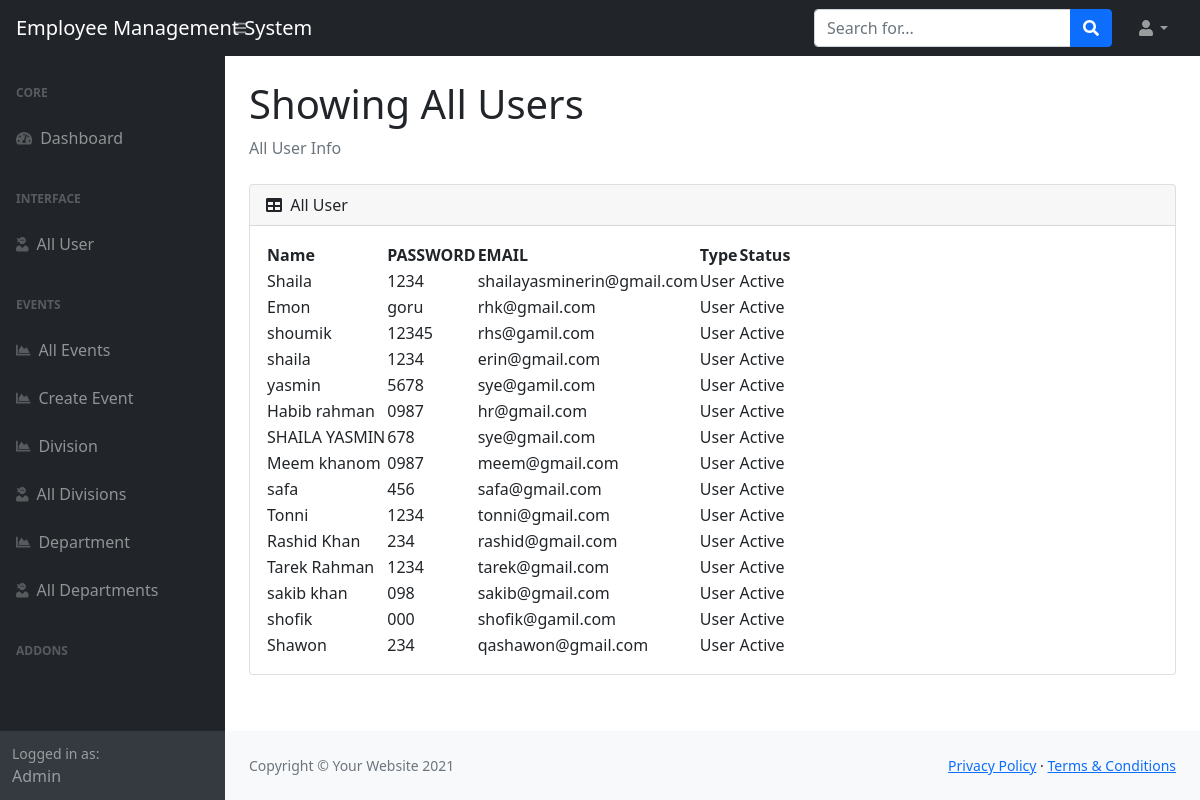
/allUser.php, run on the app's committed database.
### tables this page shows
CREATE TABLE `report` (
  `ID` int(200) NOT NULL,
  `NAME` varchar(200) NOT NULL,
  `PASSWORD` varchar(200) NOT NULL,
  `EMAIL` varchar(200) NOT NULL,
  `STATUS` int(100) NOT NULL
);

### allUser.php (the view, shortened to what this page needs)
<!DOCTYPE html>
<html lang="en">
    <head>
        <link href="https://cdn.jsdelivr.net/npm/simple-datatables@latest/dist/style.css" rel="stylesheet" />
        <link href="assets/css/styles.css" rel="stylesheet" />
    </head>
    <body class="sb-nav-fixed">
        <nav class="sb-topnav navbar navbar-expand navbar-dark bg-dark">
            <a class="navbar-brand ps-3" href="index.html">Employee Management System</a>
            <button class="btn btn-link btn-sm order-1 order-lg-0 me-4 me-lg-0" id="sidebarToggle" href="#!"><i class="fas fa-bars"></i></button>
            <form class="d-none d-md-inline-block form-inline ms-auto me-0 me-md-3 my-2 my-md-0">
                <div class="input-group">
                    <input class="form-control" type="text" placeholder="Search for..." aria-label="Search for..." aria-describedby="btnNavbarSearch" />
                    <button class="btn btn-primary" id="btnNavbarSearch" type="button"><i class="fas fa-search"></i></button>
                </div>
            </form>
            <ul class="navbar-nav ms-auto ms-md-0 me-3 me-lg-4">
                <li class="nav-item dropdown">
                    <a class="nav-link dropdown-toggle" id="navbarDropdown" href="#" role="button" data-bs-toggle="dropdown" aria-expanded="false"><i class="fas fa-user fa-fw"></i></a>
                </li>
            </ul>
        </nav>
        <div id="layoutSidenav">
            <div id="layoutSidenav_nav">
                <nav class="sb-sidenav accordion sb-sidenav-dark" id="sidenavAccordion">
                    <div class="sb-sidenav-menu">
                    <div class="nav">
                            <div class="sb-sidenav-menu-heading">Core</div>
                            <a class="nav-link" href="./adminDashboard.php">
                                <div class="sb-nav-link-icon"><i class="fas fa-tachometer-alt"></i></div>
                                Dashboard
                            </a>
                            <div class="sb-sidenav-menu-heading">Interface</div>
                            <a class="nav-link" href="./allUser.php">
                                <div class="sb-nav-link-icon"><i class="fas fa-user-ninja"></i></i></div>
                                All User
                            </a>
                            <div class="sb-sidenav-menu-heading">Events</div>
                            <a class="nav-link" href="./allEvents.php">
                                <div class="sb-nav-link-icon"><i class="fas fa-chart-area"></i></div>
                                All Events
                            </a>
                            <a class="nav-link" href="./createEvent.php">
                                <div class="sb-nav-link-icon"><i class="fas fa-chart-area"></i></div>
                                Create Event
                            </a>
                            <a class="nav-link" href="./Division.php"?>
                                <div class="sb-nav-link-icon"><i class="fas fa-chart-area"></i></div>
                                Division
                            </a>
                            <a class="nav-link" href="./AllDivisions.php">
                                <div class="sb-nav-link-icon"><i class="fas fa-user-ninja"></i></i></div>
                                All Divisions
                            </a>
                            <a class="nav-link" href="./Department.php"?>
                                <div class="sb-nav-link-icon"><i class="fas fa-chart-area"></i></div>
                                Department
                            </a>
                            <a class="nav-link" href="./AllDepartments.php">
                                <div class="sb-nav-link-icon"><i class="fas fa-user-ninja"></i></i></div>
                                All Departments
                            </a>
                            <div class="sb-sidenav-menu-heading">Addons</div>
                        </div>
                    </div>
                    <div class="sb-sidenav-footer">
                        <div class="small">Logged in as:</div>
                        Admin
                    </div>
                </nav>
            </div>
            <div id="layoutSidenav_content">
                <main>
                    <div class="container-fluid px-4">
                        <h1 class="mt-4">Showing All Users</h1>
                        <ol class="breadcrumb mb-4">
                            <li class="breadcrumb-item active">All User Info</li>
                        </ol>
                        <div class="card mb-4">
                            <div class="card-header">
                                <i class="fas fa-table me-1"></i>
                                All User
                            </div>
                            <div class="card-body">
                                <table id="datatablesSimple">
                                    <thead>
                                        <tr>
                                            <th>Name</th>
                                            <th>PASSWORD</th>
                                            <th>EMAIL</th>
                                            <th>Type</th>
                                            <th>Status</th>
                                        </tr>
                                    </thead>
                                    <tbody>
                                        <tr>
                                        <?php
                                        $connection = new mysqli("localhost","root","","test");
                                        $sql = "SELECT * FROM report";
                                        $data = mysqli_query($connection, $sql);
                                         while (($row = mysqli_fetch_array($data, MYSQLI_ASSOC)) != false) {
                                             if($row["STATUS"] == 0){
                                                 $status = "Active";
                                             }else{
                                                $status = "Active";
                                             }
                                             echo "
                                                <tr>
                                                    <td>" . $row["NAME"]. "</td>
                                                    <td>" . $row["PASSWORD"]. "</td>
                                                    <td>". $row["EMAIL"]. "</td>
                                                    <td>". 'User'. "</td>
                                                    <td>". $status."</td>
                                                    </tr>"
                                                    ?>
                                           <?php
                                        }
                                        ?>
                                    </tbody>
                                </table>
                            </div>
                        </div>
                    </div>
                </main>
                <footer class="py-4 bg-light mt-auto">
                    <div class="container-fluid px-4">
                        <div class="d-flex align-items-center justify-content-between small">
                            <div class="text-muted">Copyright &copy; Your Website 2021</div>
                            <div>
                                <a href="#">Privacy Policy</a>
                                &middot;
                                <a href="#">Terms &amp; Conditions</a>
                            </div>
                        </div>
                    </div>
                </footer>
            </div>
        </div>
    </body>
</html>

### data on the page
report: NAME "Shaila", PASSWORD "1234", EMAIL "shailayasminerin@gmail.com", STATUS "Active"
report: NAME "Emon", PASSWORD "goru", EMAIL "rhk@gmail.com", STATUS "Active"
report: NAME "shoumik", PASSWORD "12345", EMAIL "rhs@gamil.com", STATUS "Active"
report: NAME "shaila", PASSWORD "1234", EMAIL "erin@gmail.com", STATUS "Active"
report: NAME "yasmin", PASSWORD "5678", EMAIL "sye@gamil.com", STATUS "Active"
report: NAME "Habib rahman", PASSWORD "0987", EMAIL "hr@gmail.com", STATUS "Active"
report: NAME "SHAILA YASMIN", PASSWORD "678", EMAIL "sye@gmail.com", STATUS "Active"
report: NAME "Meem khanom", PASSWORD "0987", EMAIL "meem@gmail.com", STATUS "Active"
report: NAME "safa", PASSWORD "456", EMAIL "safa@gmail.com", STATUS "Active"
report: NAME "Tonni", PASSWORD "1234", EMAIL "tonni@gmail.com", STATUS "Active"
report: NAME "Rashid Khan", PASSWORD "234", EMAIL "rashid@gmail.com", STATUS "Active"
report: NAME "Tarek Rahman", PASSWORD "1234", EMAIL "tarek@gmail.com", STATUS "Active"
report: NAME "sakib khan", PASSWORD "098", EMAIL "sakib@gmail.com", STATUS "Active"
report: NAME "shofik", PASSWORD "000", EMAIL "shofik@gamil.com", STATUS "Active"
report: NAME "Shawon", PASSWORD "234", EMAIL "qashawon@gmail.com", STATUS "Active"
